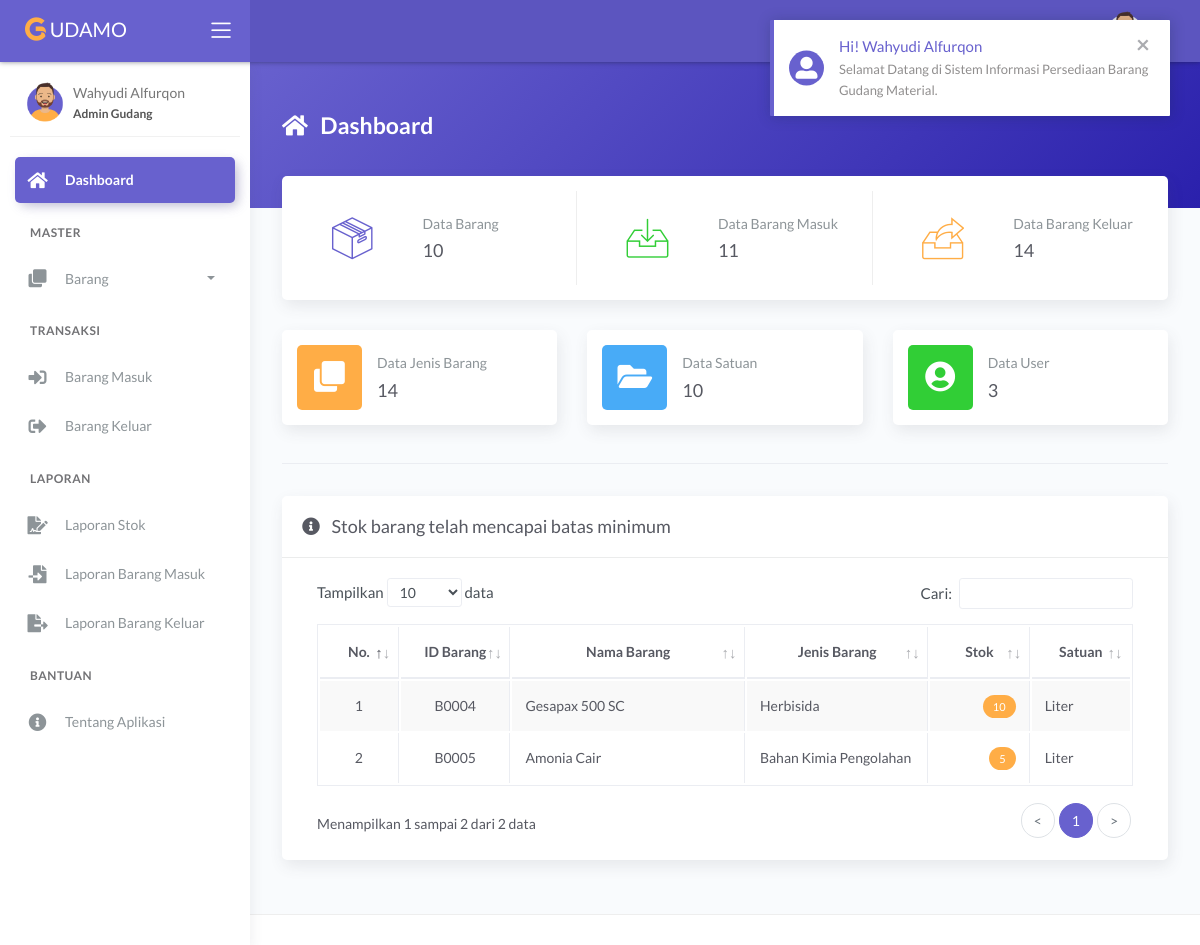
The page /main.php?module=dashboard&pesan=1 (signed in) on the database its author committed.
### tables this page shows
CREATE TABLE `tbl_barang` (
  `id_barang` varchar(5) NOT NULL,
  `nama_barang` varchar(100) NOT NULL,
  `jenis` int(11) NOT NULL,
  `stok_minimum` int(11) NOT NULL,
  `stok` int(11) NOT NULL DEFAULT '0',
  `satuan` int(11) NOT NULL,
  `foto` varchar(100) DEFAULT NULL
);

CREATE TABLE `tbl_jenis` (
  `id_jenis` int(11) NOT NULL,
  `nama_jenis` varchar(50) NOT NULL
);

CREATE TABLE `tbl_satuan` (
  `id_satuan` int(11) NOT NULL,
  `nama_satuan` varchar(30) NOT NULL
);

### modules/dashboard/tampil_data.php (the view)
<?php
if (basename($_SERVER['PHP_SELF']) === basename(__FILE__)) {
    header('location: 404.html');
}
else {
    if (isset($_GET['pesan'])) {
        if ($_GET['pesan'] == 1) {
            echo '  <div class="alert alert-notify alert-secondary alert-dismissible fade show" role="alert">
                        <span data-notify="icon" class="fas fa-user-alt"></span>
                        <span data-notify="title" class="text-secondary">Hi! ' . $_SESSION['nama_user'] . '</span>
                        <span data-notify="message">Selamat Datang di Sistem Informasi Persediaan Barang Gudang Material.</span>
                        <button type="button" class="close" data-dismiss="alert" aria-label="Close">
                            <span aria-hidden="true">&times;</span>
                        </button>
                    </div>';
        }
    }
?>
    <div class="panel-header bg-secondary-gradient">
        <div class="page-inner py-5">
            <div class="d-flex align-items-left align-items-md-top flex-column flex-md-row">
                <div class="page-header text-white">
                    <h4 class="page-title text-white"><i class="fas fa-home mr-2"></i> Dashboard</h4>
                </div>
            </div>
        </div>
    </div>
    <div class="page-inner mt--5">
        <div class="row row-card-no-pd mt--2">
            <div class="col-sm-12 col-md-4">
                <div class="card card-stats card-round">
                    <div class="card-body ">
                        <div class="row">
                            <div class="col-5">
                                <div class="icon-big2 text-center">
                                    <i class="flaticon-box-2 text-secondary"></i>
                                </div>
                            </div>
                            <div class="col-7 col-stats">
                                <div class="numbers">
                                    <p class="card-category">Data Barang</p>
                                    <?php
                                    $query = mysqli_query($mysqli, "SELECT * FROM tbl_barang")
                                                                    or die('Ada kesalahan pada query jumlah data barang : ' . mysqli_error($mysqli));
                                    $jumlah_barang = mysqli_num_rows($query);
                                    ?>
                                    <h4 class="card-title"><?php echo number_format($jumlah_barang, 0, '', '.'); ?></h4>
                                </div>
                            </div>
                        </div>
                    </div>
                </div>
            </div>
            <div class="col-sm-12 col-md-4">
                <div class="card card-stats card-round">
                    <div class="card-body ">
                        <div class="row">
                            <div class="col-5">
                                <div class="icon-big2 text-center">
                                    <i class="flaticon-inbox text-success"></i>
                                </div>
                            </div>
                            <div class="col-7 col-stats">
                                <div class="numbers">
                                    <p class="card-category">Data Barang Masuk</p>
                                    <?php
                                    $query = mysqli_query($mysqli, "SELECT * FROM tbl_barang_masuk")
                                                                    or die('Ada kesalahan pada query jumlah data barang masuk : ' . mysqli_error($mysqli));
                                    $jumlah_barang_masuk = mysqli_num_rows($query);
                                    ?>
                                    <h4 class="card-title"><?php echo number_format($jumlah_barang_masuk, 0, '', '.'); ?></h4>
                                </div>
                            </div>
                        </div>
                    </div>
                </div>
            </div>
            <div class="col-sm-12 col-md-4">
                <div class="card card-stats card-round">
                    <div class="card-body">
                        <div class="row">
                            <div class="col-5">
                                <div class="icon-big2 text-center">
                                    <i class="flaticon-archive text-warning"></i>
                                </div>
                            </div>
                            <div class="col-7 col-stats">
                                <div class="numbers">
                                    <p class="card-category">Data Barang Keluar</p>
                                    <?php
                                    $query = mysqli_query($mysqli, "SELECT * FROM tbl_barang_keluar")
                                                                    or die('Ada kesalahan pada query jumlah data barang keluar : ' . mysqli_error($mysqli));
                                    $jumlah_barang_keluar = mysqli_num_rows($query);
                                    ?>
                                    <h4 class="card-title"><?php echo number_format($jumlah_barang_keluar, 0, '', '.'); ?></h4>
                                </div>
                            </div>
                        </div>
                    </div>
                </div>
            </div>
        </div>
        <?php
        if ($_SESSION['hak_akses'] != 'Kepala Gudang') { ?>
            <div class="row">
                <div class="col-sm-12 col-md-4">
                    <div class="card card-stats card-round">
                        <div class="card-body ">
                            <div class="row align-items-center">
                                <div class="col-icon">
                                    <div class="icon-big text-center icon-warning bubble-shadow-small">
                                        <i class="fas fa-clone"></i>
                                    </div>
                                </div>
                                <div class="col col-stats ml-3 ml-sm-0">
                                    <div class="numbers">
                                        <p class="card-category">Data Jenis Barang</p>
                                        <?php
                                        $query = mysqli_query($mysqli, "SELECT * FROM tbl_jenis")
                                                                        or die('Ada kesalahan pada query jumlah data jenis barang : ' . mysqli_error($mysqli));
                                        $jumlah_jenis_barang = mysqli_num_rows($query);
                                        ?>
                                        <h4 class="card-title"><?php echo number_format($jumlah_jenis_barang, 0, '', '.'); ?></h4>
                                    </div>
                                </div>
                            </div>
                        </div>
                    </div>
                </div>
                <div class="col-sm-12 col-md-4">
                    <div class="card card-stats card-round">
                        <div class="card-body">
                            <div class="row align-items-center">
                                <div class="col-icon">
                                    <div class="icon-big text-center icon-info bubble-shadow-small">
                                        <i class="fas fa-folder-open"></i>
                                    </div>
                                </div>
                                <div class="col col-stats ml-3 ml-sm-0">
                                    <div class="numbers">
                                        <p class="card-category">Data Satuan</p>
                                        <?php
                                        $query = mysqli_query($mysqli, "SELECT * FROM tbl_satuan")
                                                                        or die('Ada kesalahan pada query jumlah data satuan : ' . mysqli_error($mysqli));
                                        $jumlah_satuan = mysqli_num_rows($query);
                                        ?>
                                        <h4 class="card-title"><?php echo number_format($jumlah_satuan, 0, '', '.'); ?></h4>
                                    </div>
                                </div>
                            </div>
                        </div>
                    </div>
                </div>
                <div class="col-sm-12 col-md-4">
                    <div class="card card-stats card-round">
                        <div class="card-body">
                            <div class="row align-items-center">
                                <div class="col-icon">
                                    <div class="icon-big text-center icon-success bubble-shadow-small">
                                        <i class="fas fa-user-circle"></i>
                                    </div>
                                </div>
                                <div class="col col-stats ml-3 ml-sm-0">
                                    <div class="numbers">
                                        <p class="card-category">Data User</p>
                                        <?php
                                        $query = mysqli_query($mysqli, "SELECT * FROM tbl_user")
                                                                        or die('Ada kesalahan pada query jumlah data user : ' . mysqli_error($mysqli));
                                        $jumlah_user = mysqli_num_rows($query);
                                        ?>
                                        <h4 class="card-title"><?php echo number_format($jumlah_user, 0, '', '.'); ?></h4>
                                    </div>
                                </div>
                            </div>
                        </div>
                    </div>
                </div>
            </div>
            <hr class="mt-2 pb-3">
        <?php } ?>
        <div class="card">
            <div class="card-header">
                <div class="card-title"><i class="fas fa-info-circle mr-2"></i> Stok barang telah mencapai batas minimum</div>
            </div>
            <div class="card-body">
                <div class="table-responsive">
                    <table id="basic-datatables" class="display table table-bordered table-striped table-hover">
                        <thead>
                            <tr>
                                <th class="text-center">No.</th>
                                <th class="text-center">ID Barang</th>
                                <th class="text-center">Nama Barang</th>
                                <th class="text-center">Jenis Barang</th>
                                <th class="text-center">Stok</th>
                                <th class="text-center">Satuan</th>
                            </tr>
                        </thead>
                        <tbody>
                            <?php
                            $no = 1;
                            $query = mysqli_query($mysqli, "SELECT a.id_barang, a.nama_barang, a.jenis, a.stok_minimum, a.stok, a.satuan, b.nama_jenis, c.nama_satuan
                                                            FROM tbl_barang as a INNER JOIN tbl_jenis as b INNER JOIN tbl_satuan as c
                                                            ON a.jenis=b.id_jenis AND a.satuan=c.id_satuan
                                                            WHERE a.stok<=a.stok_minimum ORDER BY a.id_barang ASC")
                                                            or die('Ada kesalahan pada query tampil data : ' . mysqli_error($mysqli));
                            while ($data = mysqli_fetch_assoc($query)) { ?>
                                <tr>
                                    <td width="50" class="text-center"><?php echo $no++; ?></td>
                                    <td width="80" class="text-center"><?php echo $data['id_barang']; ?></td>
                                    <td width="200"><?php echo $data['nama_barang']; ?></td>
                                    <td width="150"><?php echo $data['nama_jenis']; ?></td>
                                    <td width="70" class="text-right"><span class="badge badge-warning"><?php echo $data['stok']; ?></span></td>
                                    <td width="70"><?php echo $data['nama_satuan']; ?></td>
                                </tr>
                            <?php } ?>
                        </tbody>
                    </table>
                </div>
            </div>
        </div>
    </div>
<?php } ?>

### rows shown on the page
tbl_barang: id_barang "B0004", nama_barang "Gesapax 500 SC", tbl_jenis.nama_jenis "Herbisida", stok "10", tbl_satuan.nama_satuan "Liter"
tbl_barang: id_barang "B0005", nama_barang "Amonia Cair", tbl_jenis.nama_jenis "Bahan Kimia Pengolahan", stok "5", tbl_satuan.nama_satuan "Liter"

### other values the page prints
$_SESSION['nama_user'] "Wahyudi Alfurqon"
$_SESSION['hak_akses'] "Admin Gudang"
$jumlah_barang "10"
$jumlah_barang_masuk "11"
$jumlah_barang_keluar "14"
$jumlah_jenis_barang "14"
$jumlah_satuan "10"
$jumlah_user "3"
